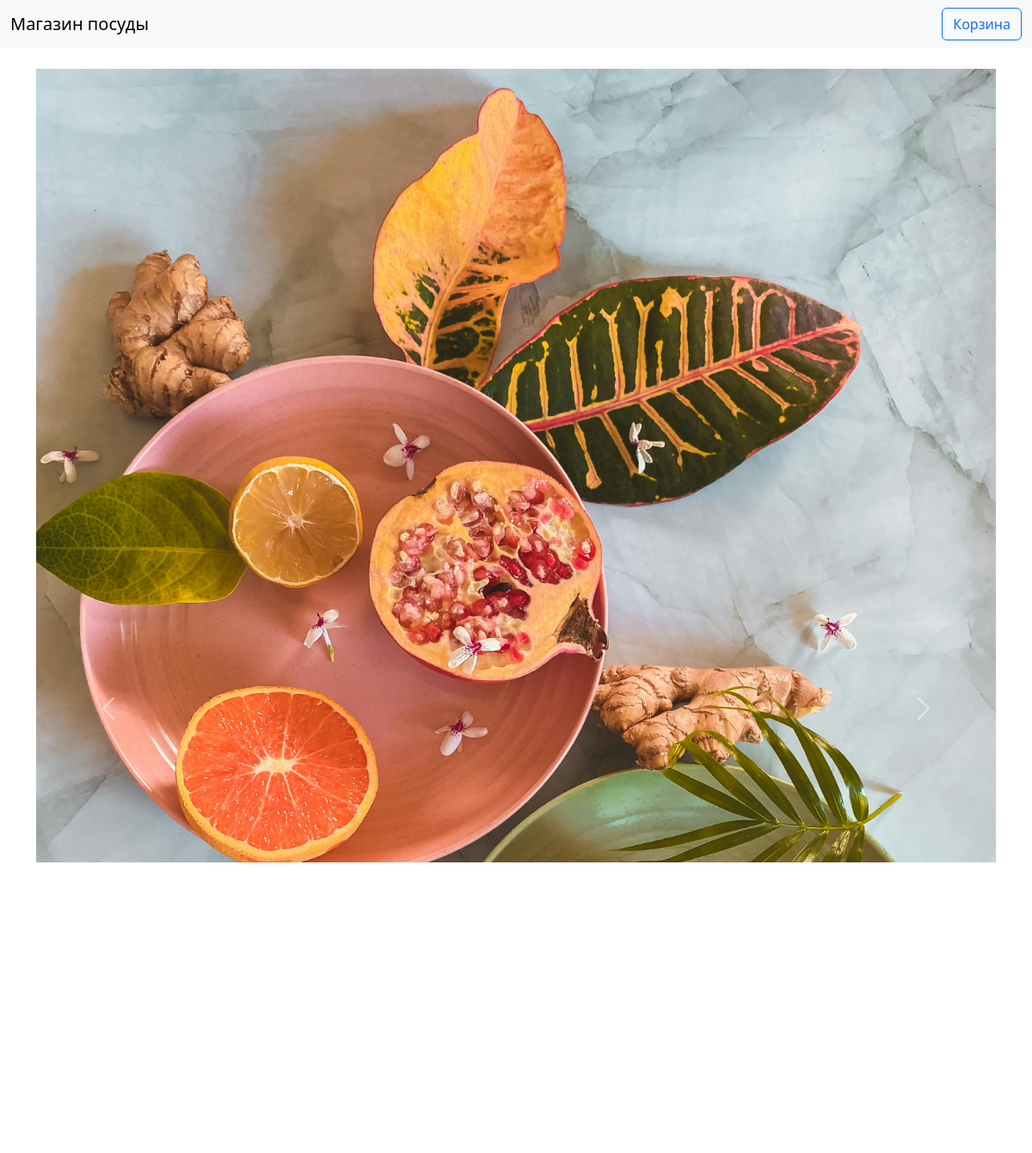
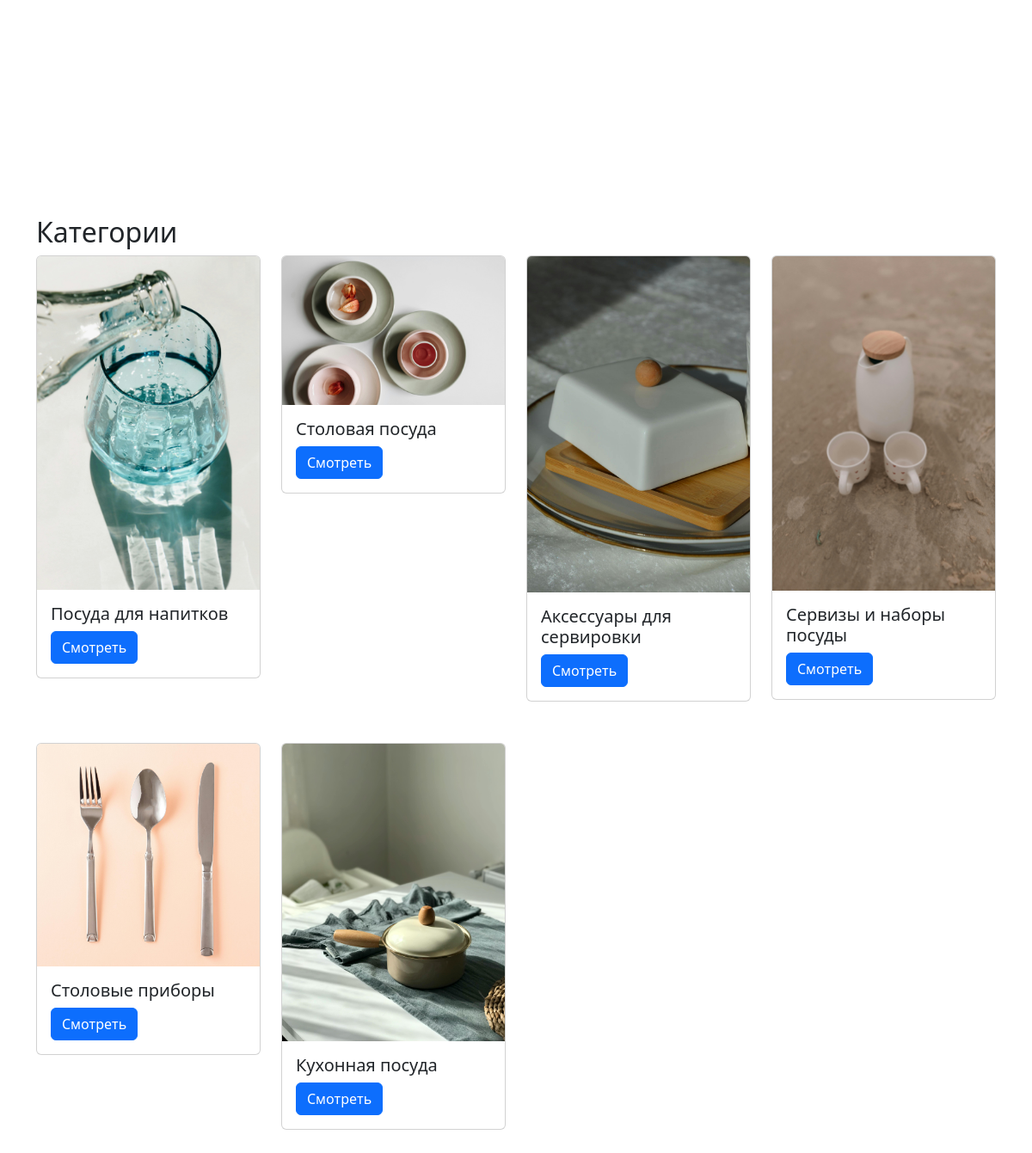
The page / on the database its author committed (2 pictures, top to bottom).
### store/models.py (models this page shows, shortened)
class Banner(models.Model):
    title = models.CharField("Заголовок (необязательно)", max_length=200, blank=True)
    image = models.ImageField(upload_to='banners/')
    order = models.PositiveIntegerField(
        "Порядок", default=0,
        help_text="Чем меньше — тем раньше в карусели"
    )
    active = models.BooleanField("Показывать", default=True)
    class Meta:
        ordering = ['order']

class Category(models.Model):
    name = models.CharField(max_length=100, unique=True)
    image = models.ImageField(upload_to='categories/', blank=True, null=True)

### store/views.py (the view)
# urls.py: path('', views.home, name='home'),
def home(request):
    categories = Category.objects.all()
    featured_products = Product.objects.all()[:6]
    banners = Banner.objects.filter(active=True)  # только активные баннеры
    return render(request, 'store/index.html', {
        'categories': categories,
        'featured_products': featured_products,
        'banners': banners,
    })

### store/templates/store/index.html (shortened to what this page needs)
{% extends 'store/base.html' %}
{% load static %}
{% block content %}
{% if banners %}
<div id="carouselExample" class="carousel slide mb-4" data-bs-ride="carousel">
  <div class="carousel-inner">
    {% for banner in banners %}
      <div class="carousel-item{% if forloop.first %} active{% endif %}">
        <img src="{{ banner.image.url }}" class="d-block w-100" alt="{{ banner.title }}">
      </div>
    {% endfor %}
  </div>
  <button class="carousel-control-prev" type="button" data-bs-target="#carouselExample" data-bs-slide="prev">
    <span class="carousel-control-prev-icon"></span>
  </button>
  <button class="carousel-control-next" type="button" data-bs-target="#carouselExample" data-bs-slide="next">
    <span class="carousel-control-next-icon"></span>
  </button>
</div>
{% endif %}
<h2>Категории</h2>
<div class="row">
  {% for cat in categories %}
  <div class="col-6 col-md-4 col-lg-3 mb-4">
    <div class="card mb-4">
      <img src="{{ cat.image.url }}" class="card-img-top" alt="{{ cat.name }}">
      <div class="card-body">
        <h5 class="card-title">{{ cat.name }}</h5>
        <a href="{% url 'category' cat.id %}" class="btn btn-primary">Смотреть</a>
      </div>
    </div>
  </div>
  {% endfor %}
</div>
{% endblock %}

### store/templates/store/base.html (shortened to what this page needs)
{% load static %}
<!DOCTYPE html>
<html lang="ru">
<head>
  <link href="https://cdn.jsdelivr.net/npm/bootstrap@5.3.0/dist/css/bootstrap.min.css" rel="stylesheet">
</head>
<body>
<nav class="navbar navbar-expand-lg navbar-light bg-light">
  <div class="container-fluid">
    <a class="navbar-brand" href="{% url 'home' %}">Магазин посуды</a>
    <a class="btn btn-outline-primary" href="{% url 'cart' %}">Корзина</a>
  </div>
</nav>
<div class="container mt-4">
  {% block content %}{% endblock %}
</div>
</body>
</html>

### rows shown on the page
Banner: image (picture)
Category: image (picture), name "Посуда для напитков"
Category: image (picture), name "Столовая посуда"
Category: image (picture), name "Аксессуары для сервировки"
Category: image (picture), name "Сервизы и наборы посуды"
Category: image (picture), name "Столовые приборы"
Category: image (picture), name "Кухонная посуда"
